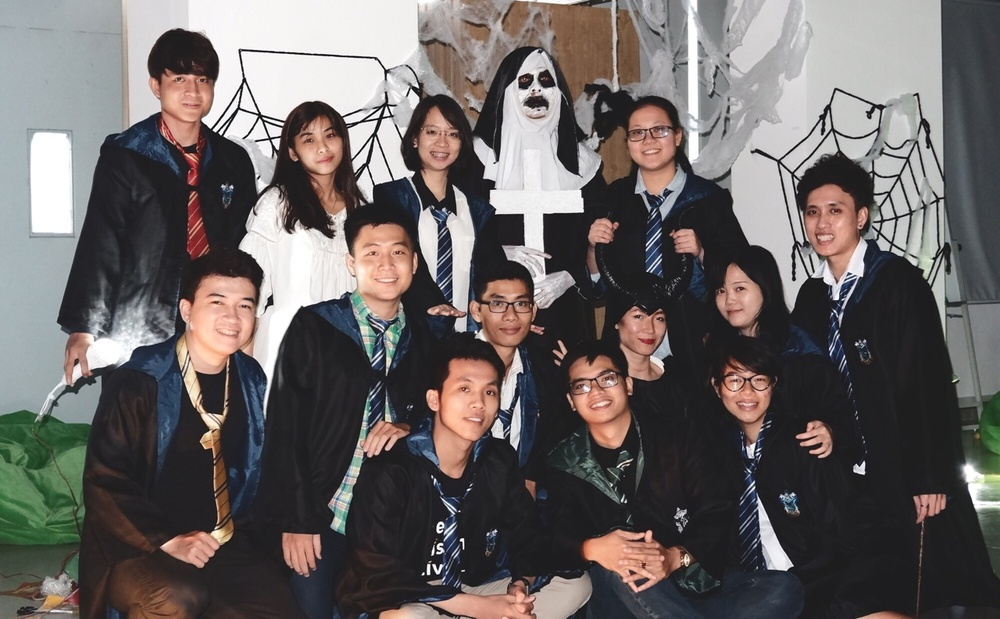
#> input picture Halo.jpg, 1000 x 619 px, shrunk from 1280 x 792 before the run
$ python Loadimg01.py
#> lines starting #> are read from the running program, lines starting #| are printed output that depends on the picture; after the words box and inside, x2 and y2 are one past the last pixel; in counts of white or black regions, pixels touching at a corner belong together
import cv2
import numpy as np
img = cv2.imread('Halo.jpg',cv2.IMREAD_COLOR)
#> img is the input picture: shape (619, 1000, 3); mean B, G, R 98.6, 99.8, 105.2
gray = cv2.cvtColor(img,cv2.COLOR_BGR2GRAY)
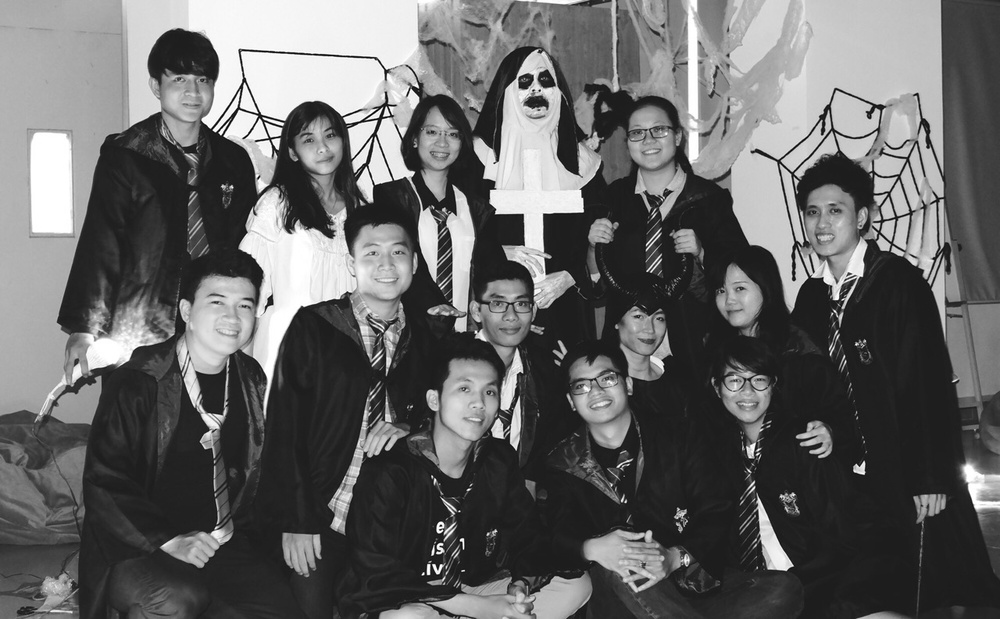
#> gray: shape (619, 1000); min 0, max 255, mean 101.3
ret,imgbin01 = cv2.threshold (gray,128,255,cv2.THRESH_BINARY)
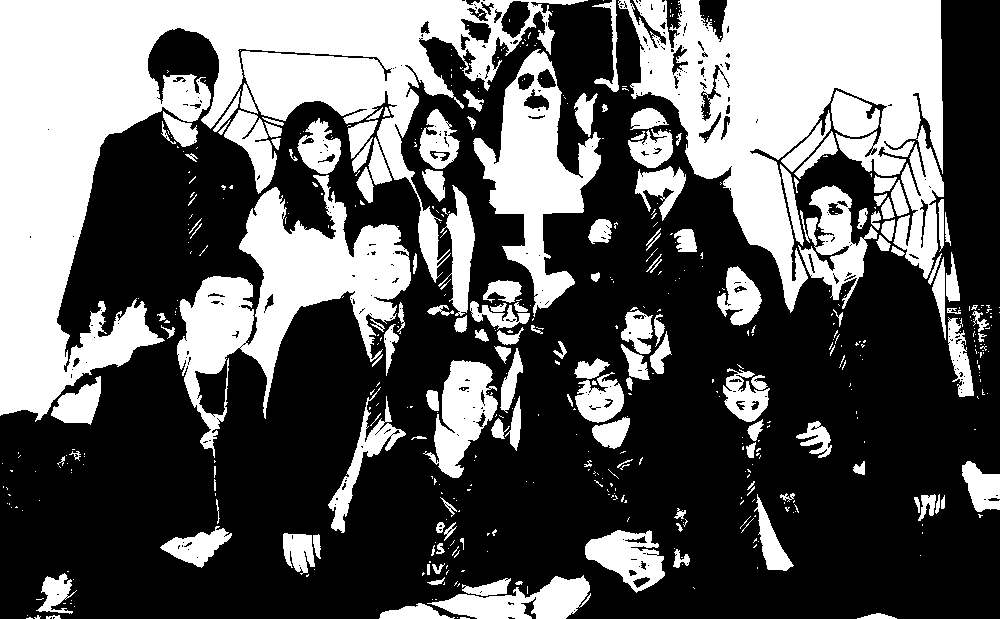
#> imgbin01: shape (619, 1000); 37.1% white; 542 white regions (389 under 20 px), largest, box (x1, y1, x2, y2) and area: (0, 0, 588, 422) 78718, (618, 0, 944, 313) 49297, (177, 175, 411, 458) 22172
imgbin02 = cv2.adaptiveThreshold(gray,255,cv2.ADAPTIVE_THRESH_MEAN_C,cv2.THRESH_BINARY,11,2)
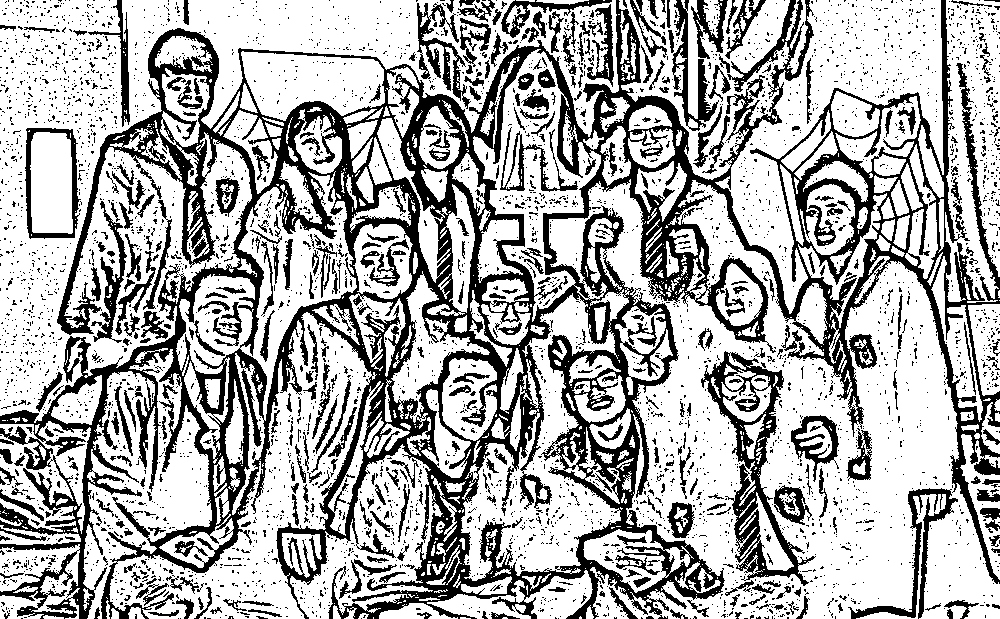
#> imgbin02: shape (619, 1000); 68.1% white; 4370 black regions (3969 under 20 px), largest, box (x1, y1, x2, y2) and area: (0, 0, 1000, 619) 130420, (701, 351, 816, 586) 5989, (848, 488, 958, 619) 2135
cv2.imshow('imagecolor',img)
cv2.imshow('imagegray',gray)
cv2.imshow('imagebin',imgbin01)
cv2.imshow('imageadapbin',imgbin02)
cv2.waitKey(0)

$ run again, with LeoNguyen.JPG copied over Halo.jpg
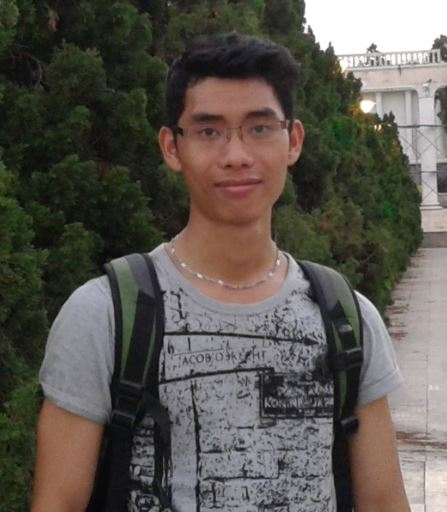
#> input picture LeoNguyen.JPG, 447 x 512 px
#> img is the input picture: shape (512, 447, 3); mean B, G, R 80, 86.7, 92
#> `ret,imgbin01 = cv2.threshold (gray,128,255,cv2.THRESH_BINARY)`:
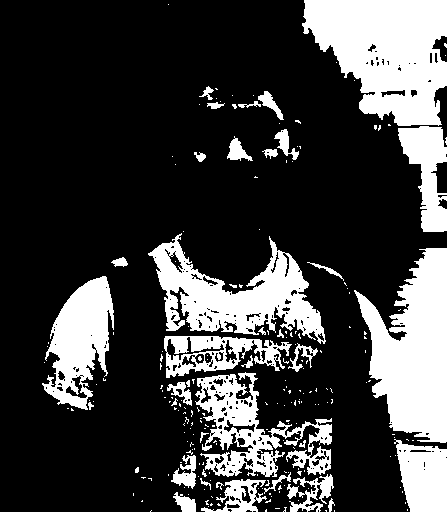
#> imgbin01: shape (512, 447); 25.1% white; 222 white regions (185 under 20 px), largest, box (x1, y1, x2, y2) and area: (302, 0, 447, 126) 12762, (354, 248, 447, 443) 11063, (148, 233, 326, 344) 8423
#> `imgbin02 = cv2.adaptiveThreshold(gray,255,cv2.ADAPTIVE_THRESH_MEAN_C,c..`:
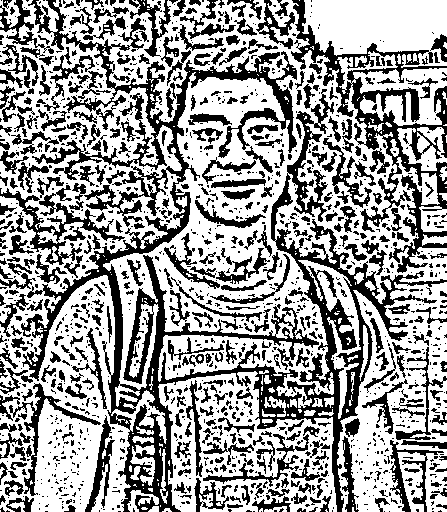
#> imgbin02: shape (512, 447); 61.3% white; 1401 black regions (999 under 20 px), largest, box (x1, y1, x2, y2) and area: (21, 0, 447, 512) 32433, (291, 0, 447, 273) 7991, (0, 185, 125, 265) 1998
